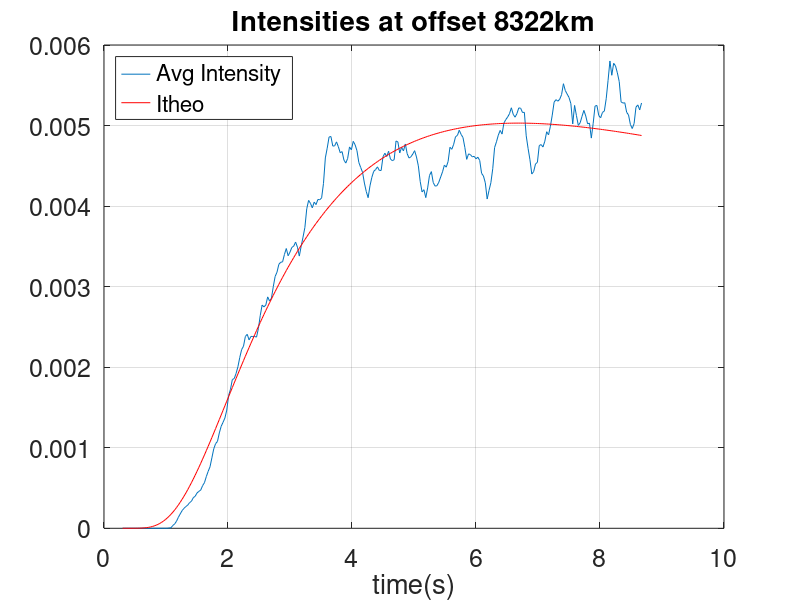
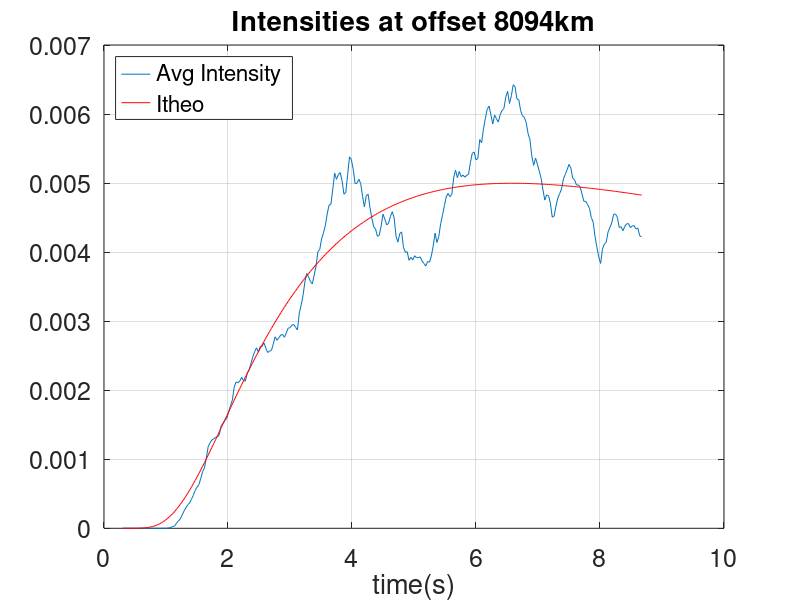
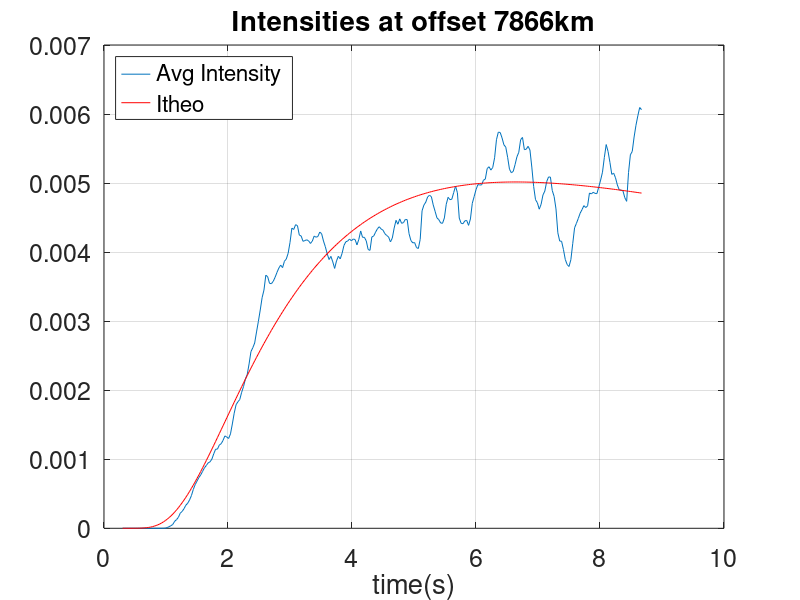
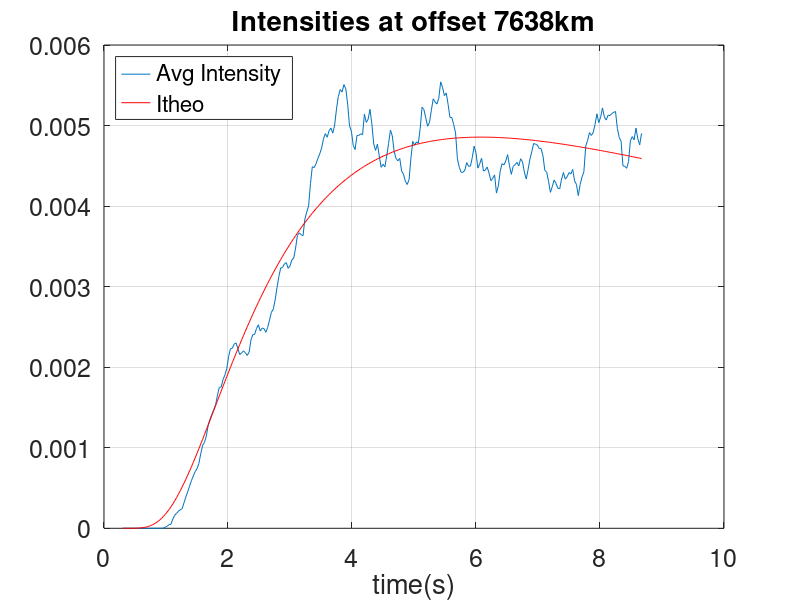

Source code (MATLAB) for these figures, in order:
clear all
close all


load resu_EL_Rx.mat

%visu fit

position_o=1;
position_end=25;


for ii=position_o:position_end   %1:37   % ~ Loop over offsets
    
%ii=25
figure

    toto=mean(I_MOY_GLOB(:,ii,:),3); % Avg over models
    plot(TEMPS,toto);
    hold on;
    
    D=mean(D_set(ii,:));   % Avg over models  %%Transp m.f.p.  l_star=2*D/6500
    tau=mean(tau_set(ii,:));
    
    
    I_TH=1./(4*pi*D.*TEMPS).^(n/2).*exp(-DIST(ii).^2./(4*D.*TEMPS)); %.*exp(-TEMPS./tau);       %intensite theorique (equation de la diffusion)
    
    I_TH_NORM=I_TH./sum(I_TH);                       %intensite theorique normalisee
    
    plot(TEMPS,I_TH_NORM,'r');
 title(['Intensities at offset ' num2str(round(DIST(ii))),'km'])
legend({'Avg Intensity','Itheo'},'Location','northWest','FontSize',16) 
grid on 
xlabel('time(s)')
set(gca,'fontsize',18)
    
    pause;
    %hold off
    
end

    

x=DIST(ii) % Offset of that position
%x_max=(DIST(position_o))    %Max offset used (m)
%x_min=(DIST(position_end))    %Min offset used (m)



%--Use Diff Coeff only from rcv with a 'proper' offset --
%  Too short offset, there is no diffusion
% Too far, there migth be boundaries effects
D_good=D_set(1:25,:); % Choose 'proper offsets'
D_goodModels=mean(D_good,2);
D_good=mean(mean(D_good,2)); %%Avg over Models and offsets  %2*D_good/6500  

%TEMP
%DIST_good=DIST(position_o:position_end);

 
Delta_good=mean( mean(Delta_set(1:25,:),2) ); %Error of Diff Coef  ADN Oct2019

Vp=6500;
Vs=Vp/sqrt(3)
% wave speed, determined from equipartion ratio
c=Vp*Vs/(0.75*Vp+0.25*Vs)  %Using E velocity

%%======Transp m.f.p.====== 
l_star=2*D_good/c  %l_star=2*D_goodModels/c     save Diff_withDist D_goodModels DIST_good

l_error=(2/c)*Delta_good   

l_star*l_error  %Error